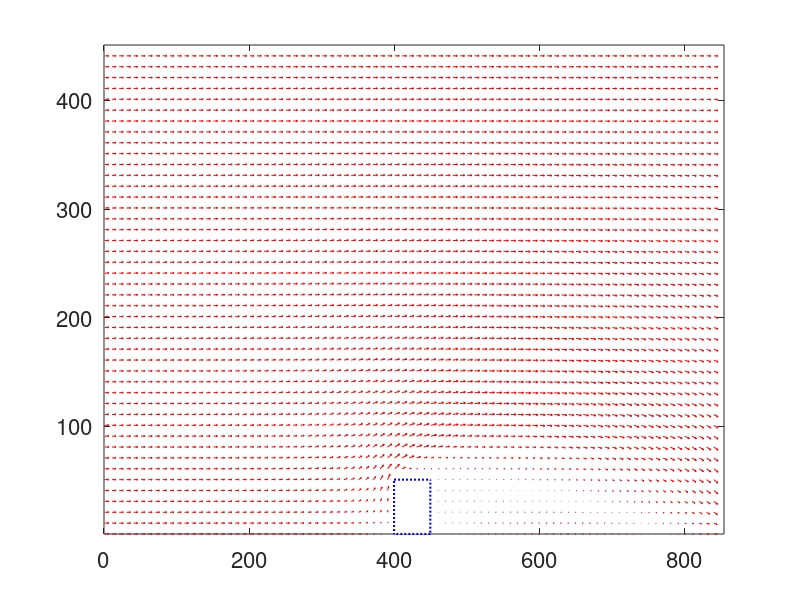

Recreate this plot in MATLAB.
clear all; close all;

data = load('extra1_wswitch_field_200K_step10.dat');

x = data(:,1);
y = data(:,2);
u = data(:,3);
v = data(:,4);

figure(1)

% velocity field (red arrows)
quiver(x, y, u, v, 0.5, 'r');   % 0.5 is the scale factor – adjust if needed
hold on

% --- rectangular obstruction: white interior, blue dashed border ---
% In your grid: block is i = 401..451, j = 1..51
% and you wrote x = i-1, y = j-1 in the Fortran code,
% so the physical extents are x = 400..450, y = 0..50.

xb = 400;      % left x
yb = 1;        % bottom y
wb = 50;       % width  (x direction)
hb = 50;       % height (y direction)

rectangle('Position', [xb yb wb hb], ...
          'EdgeColor', 'b', ...
          'LineStyle', ':', ...   % dotted / dashed blue outline
          'LineWidth', 1.5, ...
          'FaceColor', 'w');      % white fill to hide arrows inside

axis([0 855 1 451])
%set(gca, 'YDir', 'normal');       % make (0,0) bottom-left like in your plot
set(gca, 'FontSize', 16);
box on

saveas(gcf, 'extra1_wswitch', 'png');

